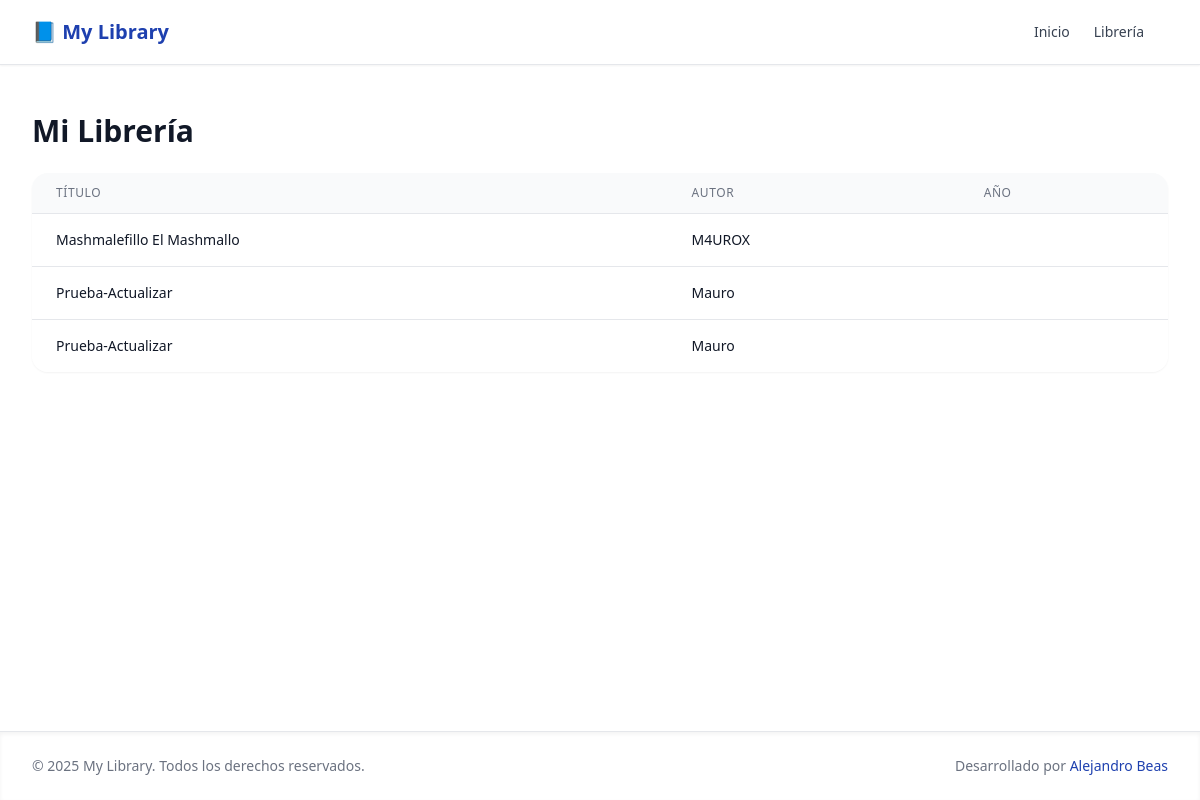
Before: /books with the older database file.
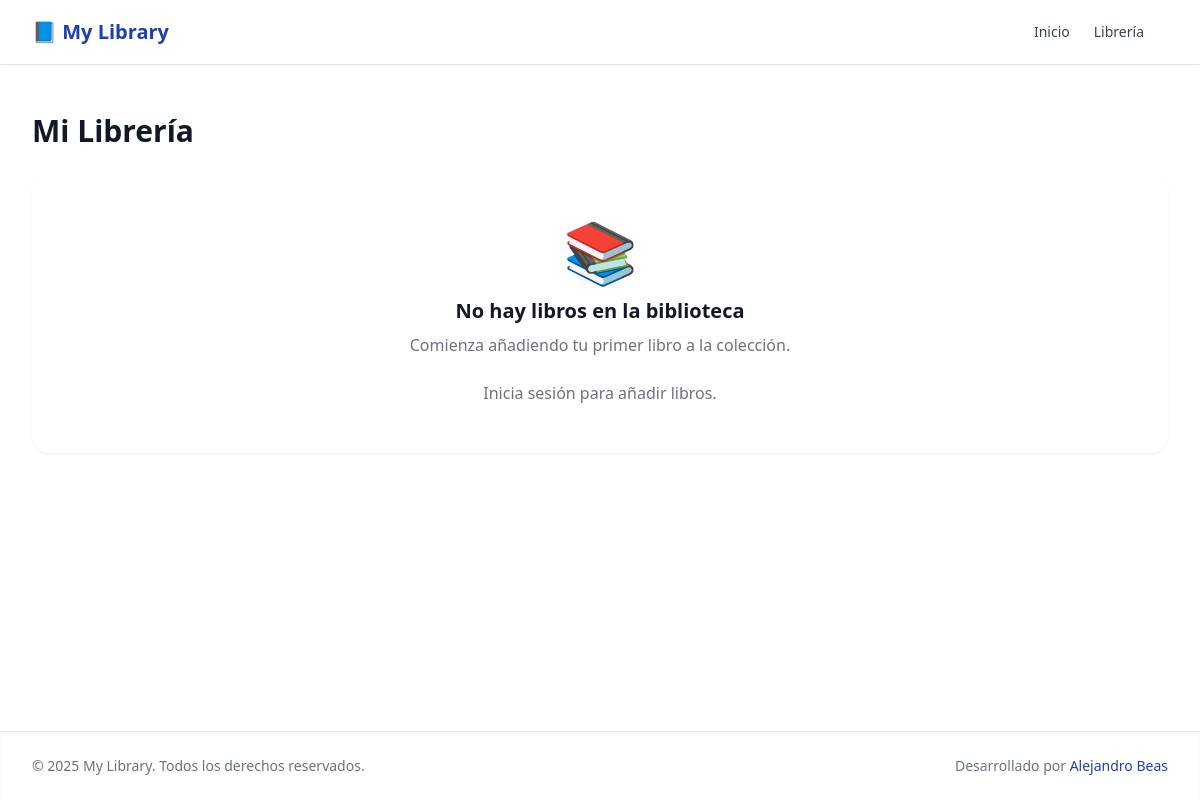
After: the same page with the newer database file.
### tables this page shows
CREATE TABLE books (
	id INTEGER NOT NULL PRIMARY KEY AUTOINCREMENT,
	title TEXT NOT NULL,
	author TEXT,
	publish_date TEXT
, sinopsis varchar(45) default NULL, Etiqueta varchar(45) default NULL);

### controllers/bookscontroller.php (called while the page is built)
<?php
require_once __DIR__ . '/../models/books.php';
$books = getAllBooks($db);
require __DIR__ . '/../views/books_list.view.php';

### models/books.php (called while the page is built, shortened)
<?php
function getAllBooks(PDO $db): array {
    $stmt = $db->query("SELECT id, title, author, publish_date FROM books ORDER BY id DESC");
    return $stmt->fetchAll();
}

### views/books_list.view.php (the view, shortened to what this page needs)
<?php include 'partials/header.view.php'; ?>
<main class="flex-1">
    <div class="max-w-7xl mx-auto py-6 sm:px-6 lg:px-8">
        <div class="px-4 py-6 sm:px-0">
            <div class="flex justify-between items-center mb-6">
                <h1 class="text-3xl font-bold text-gray-900">Mi Librería</h1>
            </div>
            <?php if (empty($books)): ?>
                <div class="text-center py-12 bg-white rounded-2xl shadow-sm">
                    <div class="text-gray-400 text-6xl mb-4">📚</div>
                    <h3 class="text-xl font-semibold text-gray-900 mb-2">No hay libros en la biblioteca</h3>
                    <p class="text-gray-500 mb-6">Comienza añadiendo tu primer libro a la colección.</p>
                    <?php if ($_SESSION['user']): ?>
                        <a href="/add-book" class="bg-primary text-white px-6 py-3 rounded-lg hover:bg-red-700 font-semibold inline-block">
                            Añadir Primer Libro
                        </a>
                    <?php else: ?>
                        <p class="text-gray-500">Inicia sesión para añadir libros.</p>
                    <?php endif; ?>
                </div>
            <?php else: ?>
                <div class="bg-white rounded-2xl shadow-sm overflow-hidden">
                    <div class="overflow-x-auto">
                        <table class="min-w-full divide-y divide-gray-200">
                            <thead class="bg-gray-50">
                                <tr>
                                    <th class="px-6 py-3 text-left text-xs font-medium text-gray-500 uppercase tracking-wider">Título</th>
                                    <th class="px-6 py-3 text-left text-xs font-medium text-gray-500 uppercase tracking-wider">Autor</th>
                                    <th class="px-6 py-3 text-left text-xs font-medium text-gray-500 uppercase tracking-wider">Año</th>
                                </tr>
                            </thead>
                            <tbody class="bg-white divide-y divide-gray-200">
                                <?php foreach ($books as $book): ?>
                                    <tr class="hover:bg-gray-50">
                                        <td class="px-6 py-4 whitespace-nowrap">
                                            <div class="text-sm font-medium text-gray-900"><?= htmlspecialchars($book['title']) ?></div>
                                        </td>
                                        <td class="px-6 py-4 whitespace-nowrap">
                                            <div class="text-sm text-gray-900"><?= htmlspecialchars($book['author']) ?></div>
                                        </td>
                                        <td class="px-6 py-4 whitespace-nowrap">
                                        </td>
                                    </tr>
                                <?php endforeach; ?>
                            </tbody>
                        </table>
                    </div>
                </div>
            <?php endif; ?>
        </div>
    </div>
</main>
<?php include 'partials/footer.view.php'; ?>

### index.php (shortened to what this page needs)
<?php
$uri = parse_url($_SERVER['REQUEST_URI'], PHP_URL_PATH);
$uri = trim($uri, '/');
$segments = explode('/', $uri);
$route = $segments[0] ?? 'home';
$controller = $route . 'controller';
$controllerPath = "controllers/{$controller}.php";
if (file_exists($controllerPath)) {
    require $controllerPath;
} else {
    http_response_code(404);
    require 'views/404.view.php';
}

### views/partials/header.view.php (shortened to what this page needs)
<!DOCTYPE html>
<html lang="es" class="h-full bg-white">
<head>
    <script src="https://cdn.tailwindcss.com"></script>
</head>
<body class="h-full flex flex-col bg-white text-gray-800 antialiased">
<header class="bg-white border-b border-gray-200 shadow-sm sticky top-0 z-50">
    <div class="max-w-7xl mx-auto px-6 lg:px-8">
        <div class="flex justify-between items-center h-16">
            <a href="/home" class="flex items-center space-x-2 text-xl font-semibold text-gray-900 hover:text-primary transition-colors">
                <span class="text-primary">📘 My Library</span>
            </a>
            <nav class="flex items-center space-x-6 text-sm font-medium">
                <a href="/home" class="text-gray-700 hover:text-primary transition-colors">Inicio</a>
                <a href="/books" class="text-gray-700 hover:text-primary transition-colors">Librería</a>
            </nav>
        </div>
    </div>
</header>

### views/partials/footer.view.php (shortened to what this page needs)
    <footer class="mt-auto bg-white border-t border-gray-200 shadow-inner">
        <div class="max-w-7xl mx-auto px-6 lg:px-8 py-6">
            <div class="flex flex-col md:flex-row items-center justify-between text-sm text-gray-500">
                <p>&copy; <?= date('Y'); ?> <?= APP_NAME ?>. Todos los derechos reservados.</p>
                <p class="mt-2 md:mt-0">Desarrollado por <span class="text-primary font-medium">Alejandro Beas</span></p>
            </div>
        </div>
    </footer>
</body>
</html>

### views/partials/header.view.php (style rules this page uses)
.text-primary { color: #1e40af; }

Changed rows visible on the page:
removed books: title "Mashmalefillo El Mashmallo", author "M4UROX"
removed books: title "Prueba-Actualizar", author "Mauro"
removed books: title "Prueba-Actualizar", author "Mauro"
Other visible differences:
text no longer shown: "TÍTULO AUTOR AÑO"
text now shown: "📚 No hay libros en la biblioteca Comienza añadiendo tu primer libro a la colección. Inicia sesión para añadir libros."
